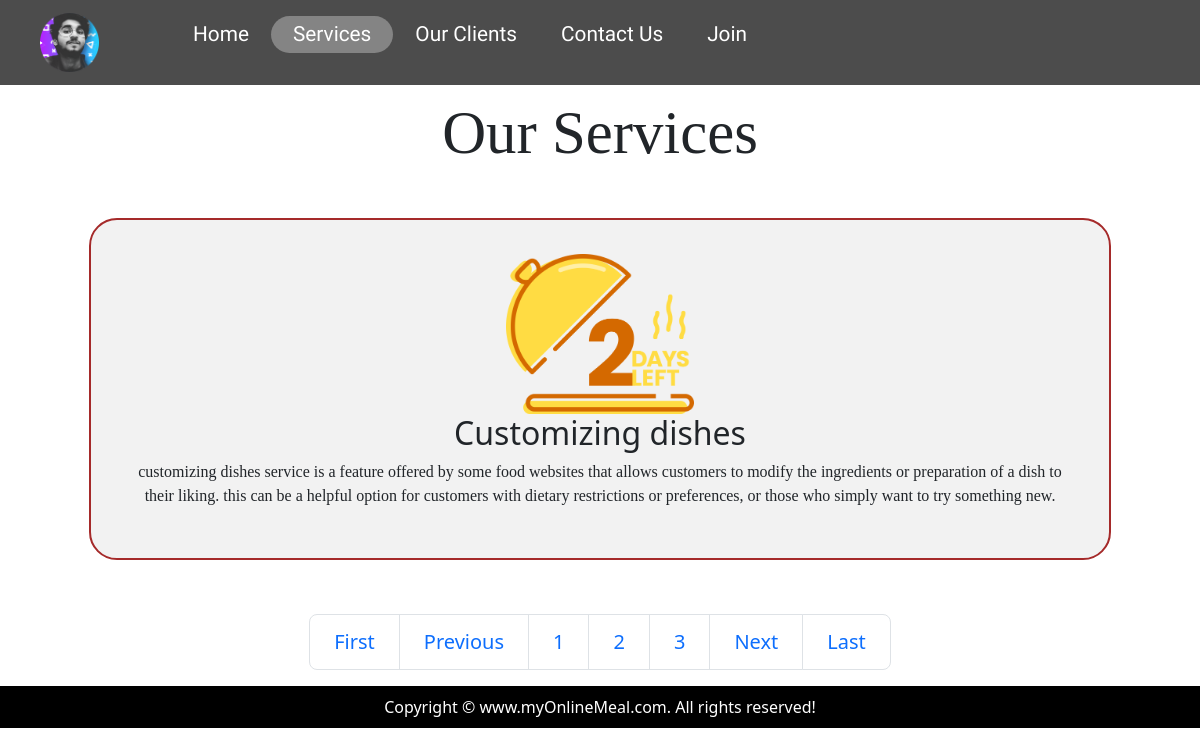
Screenshot of /services/?page=2 with the database file from the repository.
### service/models.py (models this page shows)
class service(models.Model):
    service_icon = models.CharField(max_length=50)
    service_title = models.CharField(max_length=50)
    service_description = models.TextField()

### Food_Website_Project_FullStack/views.py (the view)
# urls.py: path('services/', views.services, name = 'services_using_nameAttribute'),
def services(request):
    serviceData = service.objects.all().order_by('-id')
    paginator = Paginator(serviceData,1)
    page_number=request.GET.get('page')
    serviceDataFinal = paginator.get_page(page_number)
    totalpage = serviceDataFinal.paginator.num_pages
    data = {
        'srdata' : serviceDataFinal,
        "lastPage" : totalpage,
        "totalPageList" : [n+1 for n in range(totalpage)],
     }
    return render(request,'services.html',data)

### templates/services.html
{% extends 'base.html' %}
{% block content %}
    <section id="services-container">
        <h1 class="h-primary center">Our Services</h1>
        <div id="services">
            {% for data  in srdata %}
            <div class="box">
                <img src="/static/img/{{data.service_icon}}" alt="">
                <h2 class="h-sec    ondary center">{{data.service_title}}</h2>
                <p class="center">{{data.service_description | safe | lower }}</p>
                </div>
                {% endfor %}
        </div>
        <nav aria-label="...">
          <ul class="pagination justify-content-center pagination-lg">
            {% if srdata.has_previous%}
                <li class="page-item">
                  <a class="page-link" href="/services/?page=1">First</a>
                </li>
                <li class="page-item">
                  <a class="page-link" href='/services/?page={{srdata.previous_page_number}}'>Previous</a>
                </li>
            {% endif %}
            {% for listnum in totalPageList  %}
            <li class="page-item"><a class="page-link" href="/services/?page={{listnum}}">{{listnum}}</a></li>
            {% endfor %}
            {% if srdata.has_next %}
            <li class="page-item">
              <a class="page-link" href="/services/?page={{srdata.next_page_number}}">Next</a>
            </li>
              <li class="page-item">
              <a class="page-link" href="/services/?page={{lastPage}}">Last</a>
            </li>
            {% endif %}
          </ul>
        </nav>
    </section>
{% endblock  %}

### static/css/style.css (style rules this page uses)
* { margin: 0; padding: 0; }
html { scroll-behavior: smooth; }
:root { --navbar-height: 59px; }
#services { margin: 34px; display: flex; }
#services .box { border: 2px solid brown; padding: 34px; margin: 2px 55px; border-radius: 28px; background: #f2f2f2; margin-bottom: 20px; }
#services .box img { height: 160px; margin: auto; display: block; }
#services .box p { font-family: 'Bree Serif', serif; }
.h-primary { font-family: 'Bree Serif', serif; font-size: 3.8rem; padding: 12px; }
.center { text-align: center; }

### static/css/phone.css (style rules this page uses)
#services { flex-direction: column; }
#services .box { padding: 14px; margin: 2px 0px; margin-bottom: 20px; }
.h-primary { font-size:26px; }

### rows the page displays
service: service_icon (picture), service_title "Customizing dishes", service_description "customizing dishes service is a feature offered by some food websites that allows customers to modify the ingredients or preparation of a dish to their liking. this can be a helpful option for customers with dietary restrictions or preferences, or those who simply want to try something new."

### other values shown
{{ listnum }} "1" "2" "3"
